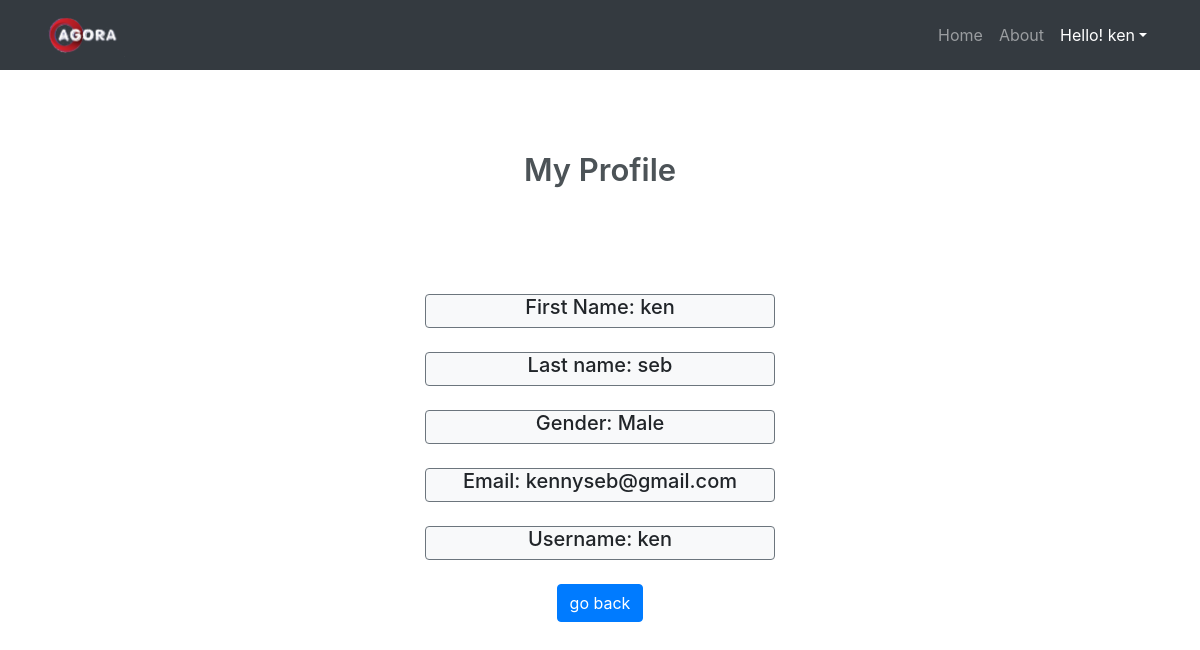
Before: /profile.php (signed in) with the older database file.
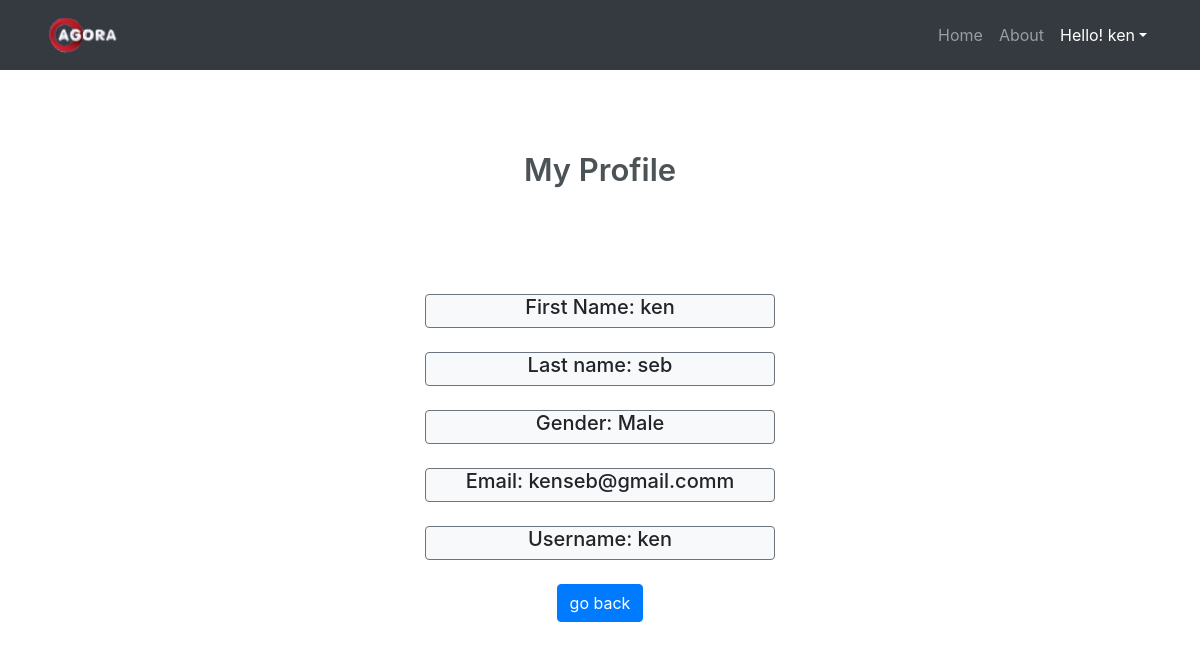
After: the same page with the newer database file.
### tables this page shows
CREATE TABLE `tbl_user` (
  `user_id` int(11) NOT NULL,
  `fname` varchar(30) NOT NULL,
  `lname` varchar(30) NOT NULL,
  `gender` varchar(10) NOT NULL,
  `email` varchar(25) NOT NULL,
  `username` varchar(25) NOT NULL,
  `password` varchar(50) NOT NULL,
  `user_upvote` int(20) NOT NULL DEFAULT 1,
  `user_downvote` int(20) NOT NULL DEFAULT 1
);

### public_html/profile.php (the view, shortened to what this page needs)
<?php
  if (isset($_SESSION['username'])&&$_SESSION['username']!=""){
    $username=$_SESSION['username'];
  }
  else
  {
  }
?>
<html lang="en">
<head>
    <link href="vendor/bootstrap/css/bootstrap.min.css" rel="stylesheet">
    <link href="vendor/bootstrap/css/buttons.css" rel="stylesheet">
</head>
<body>
<nav class="navbar navbar-expand-lg navbar-dark bg-dark static-top">
    <div class="container">
    <a class="navbar-brand" href="index.php"><img src="img/logo/agora.png" alt="logo" style="width:80px"></a>
      <div class="collapse navbar-collapse" id="navbarResponsive">
        <ul class="navbar-nav ml-auto">
          <li class="nav-item ">
            <a class="nav-link" href="index.php">Home
            </a>
          </li>
          <li class="nav-item">
            <a class="nav-link" href="#">About</a>
          </li>
          <?php
              if (isset($_SESSION['username'])&&$_SESSION['username']!="")
              {
                echo '<li class="nav-item dropdown active">
                <a class="nav-link dropdown-toggle" href="#" id="navbarDropdown" role="button" data-toggle="dropdown" aria-haspopup="true" aria-expanded="false">Hello! '.$username.'</a>
                <div class="dropdown-menu" aria-labelledby="navbarDropdown">
                  <a class="dropdown-item" href="profile.php">Profile</a>
                  <a class="dropdown-item" href="profilesetting.php">Settings</a>
                  <a class="dropdown-item" href="logout.php">Log Out</a>
                </div>
              </li>';
              }
            ?>
        </ul>
      </div>
    </div>
  </nav>
   <div class="container">
      <div class="col-md-6 mx-auto text-center">
         <div class="header-title">
            <h1 class="wv-heading--title">
               My Profile
            </h1>
         </div>
      </div>
      <div class="row">
         <div class="col-md-4 mx-auto">
            <div class="myform form ">
               <form action="index.php" method="post" name="signup">
				 <?php
				  if (isset($_SESSION['username'])&&$_SESSION['username']!=""){
              $username=$_SESSION['username'];
				include 'db.php';
				$selectquery =" select *from tbl_user where username='$username'";
				$query = mysqli_query($con,$selectquery );
				while($res = mysqli_fetch_array($query))
				{
				?>
				<div class="card bg-light border-secondary my-4">
                     <h5 class="text-center">First Name:  <?php echo $res['fname']; ?></h5>
                  </div>
                  <div class="card bg-light border-secondary my-4">
                  <h5 class="text-center">Last name: <?php echo $res['lname']; ?></h5>
                  </div>
                  <div class="card bg-light border-secondary my-4">
                  <h5 class="text-center">Gender: <?php echo $res['gender']; ?></h5>
                  </div>
                  <div class="card bg-light border-secondary my-4">
                  <h5 class="text-center">Email: <?php echo $res['email']; ?></h5>
                  </div>
                  <div class="card bg-light border-secondary my-4">
                  <h5 class="text-center"> Username: <?php echo $res['username']; ?></h5>
                  </div>
				<?php
				}
				 }
				?>
                  <div class="text-center ">
                     <button class="btn btn-primary">go back</button>
                  </div>
               </form>
            </div>
         </div>
      </div>
   </div>
</body>
</html>

Changed rows visible on the page:
changed tbl_user "ken": email "kennyseb@gmail.com" → "kenseb@gmail.comm"
